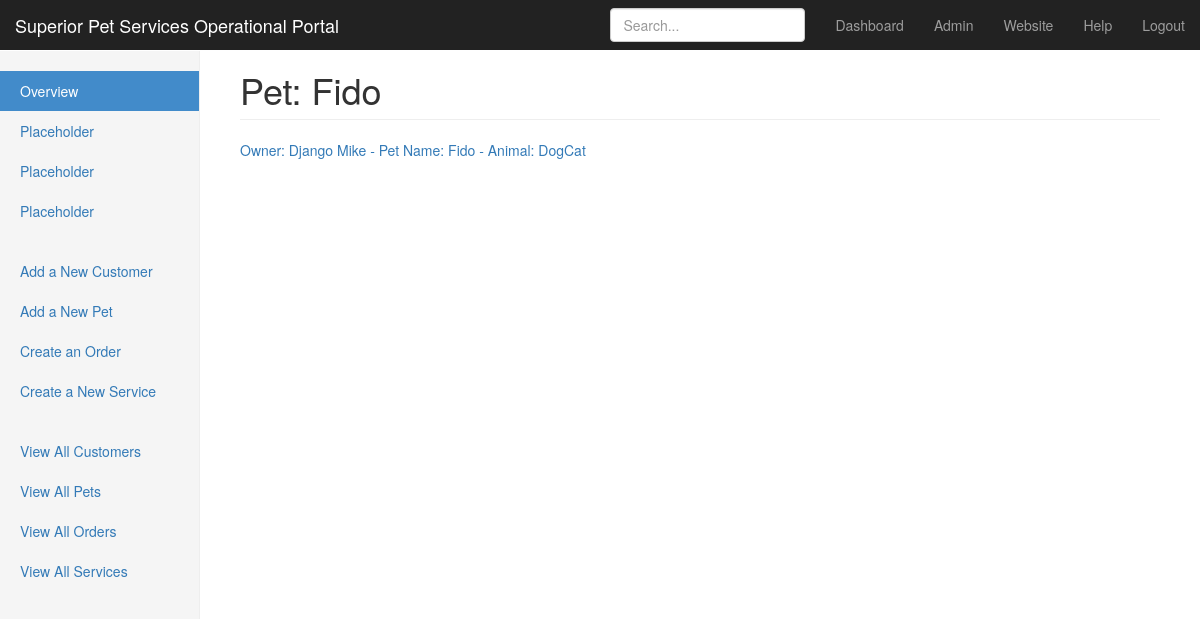
/pet_sitting/pet/get/1/ (signed in), run on an earlier commit of the app's database.
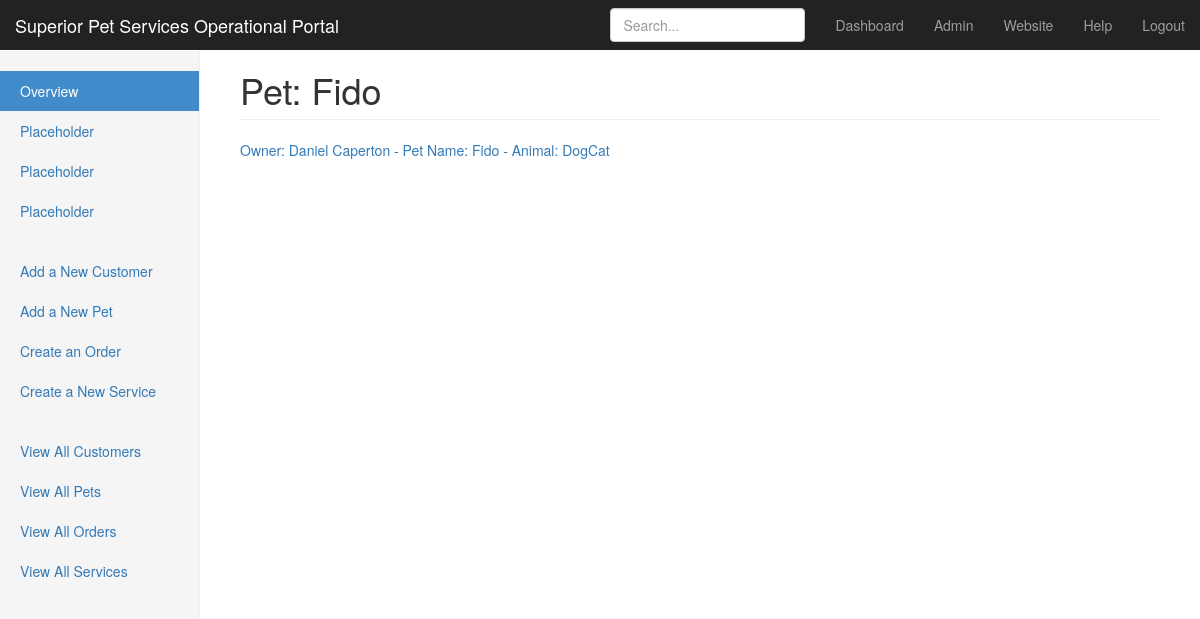
And on a later commit of the database.
### pet_sitting/models.py (models this page shows, shortened)
class Pet(models.Model):
    name = models.CharField(max_length=200)
    customer = models.ForeignKey(Customer)
    animal_type = models.CharField(max_length=200)
    def __str__(self):
        return 'Owner: {} {} - Pet Name: {} - Animal: {}'.format(self.customer.first_name, self.customer.last_name,
                                                                 self.name, self.animal_type)

class Customer(models.Model):
    signup_date = models.DateTimeField(auto_now_add=True)
    first_name = models.CharField(max_length=200)
    last_name = models.CharField(max_length=200)
    street_address = models.CharField(max_length=200)
    city = models.CharField(max_length=200)
    state = USStateField()
    zip_code = USZipCodeField()
    primary_phone = PhoneNumberField(blank=True, null=True)
    secondary_phone = PhoneNumberField(blank=True, null=True)
    email = models.EmailField(blank=True, null=True)
    vet_name = models.CharField(max_length=200, blank=True, null=True)
    vet_phone = PhoneNumberField(blank=True, null=True)
    emergency_contact_name = models.CharField(max_length=200, blank=True, null=True)
    emergency_contact_phone = PhoneNumberField(blank=True, null=True)
    contract_on_file = models.BooleanField()
    left_rating = models.BooleanField()
    allows_pics = models.BooleanField()
    mileage = models.IntegerField()
    notes = models.TextField(blank=True, null=True)

### pet_sitting/views.py (the view)
# urls.py: url(r'^pet/get/(?P<pet_id>\d+)/$', get_pet),
@login_required(login_url='/login/')
def get_pet(request, pet_id=1):
    context = {'id': Pet.objects.get(id=pet_id), 'url': 'pet',
               'heading': 'Pet: ' + Pet.objects.get(id=pet_id).name, }
    return render(request, 'id.html', context)

### pet_sitting/templates/id.html
{% extends "menu_sidebar.html" %}
{% block page_heading %}<h1 class="page-header">{{ heading }}</h1>{% endblock %}
{% block page %}
    <table>
        <p>
            <a href="/pet_sitting/{{ url }}/edit/{{ id.id }}/">{{ id }}</a>
        </p>
    </table>
{% endblock %}

What changed in the data, as far as the page shows it:
changed Pet: customer+name+animal_type "Owner: Django Mike - Pet Name: Fido - Animal: DogCat" → "Owner: Daniel Caperton - Pet Name: Fido - Animal: DogCat"
